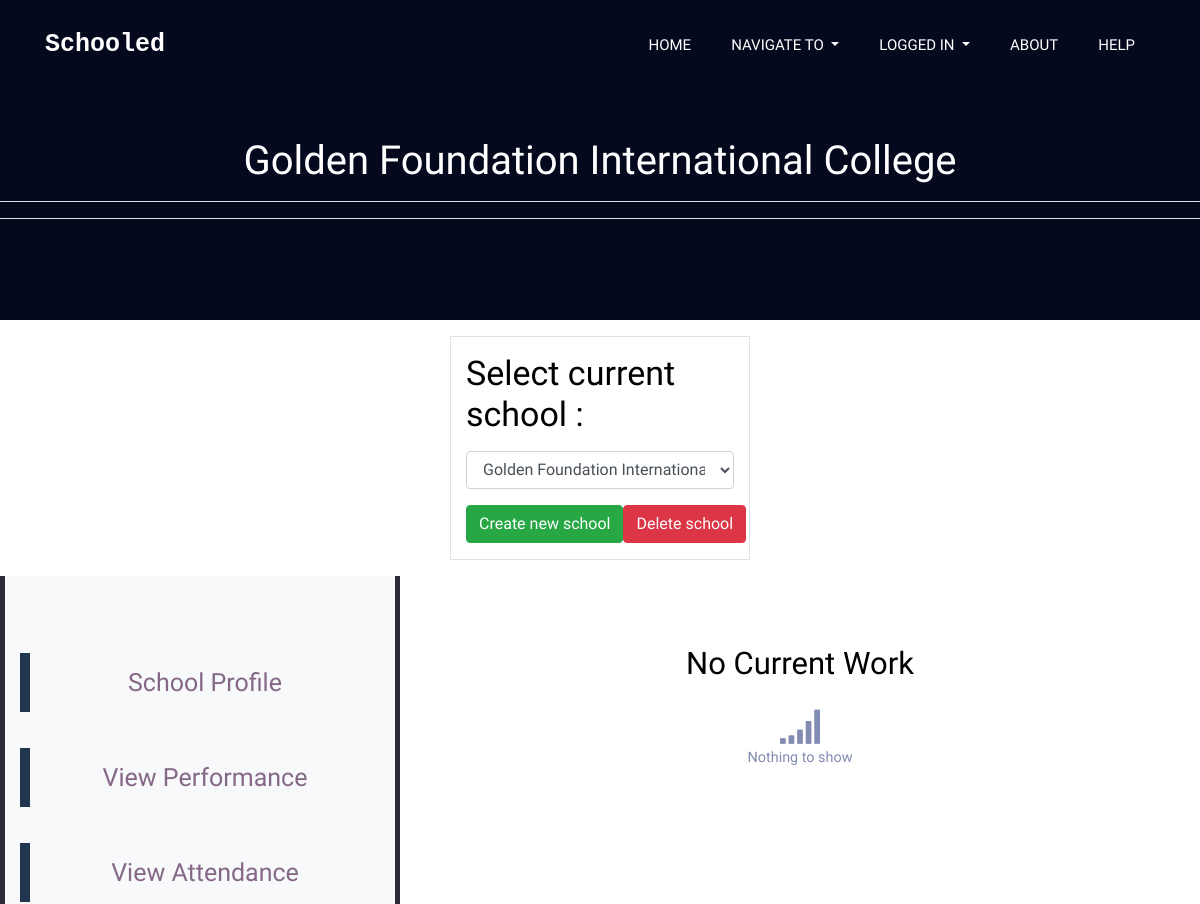
Before: /admins/ (signed in, upper part) with the older database file.
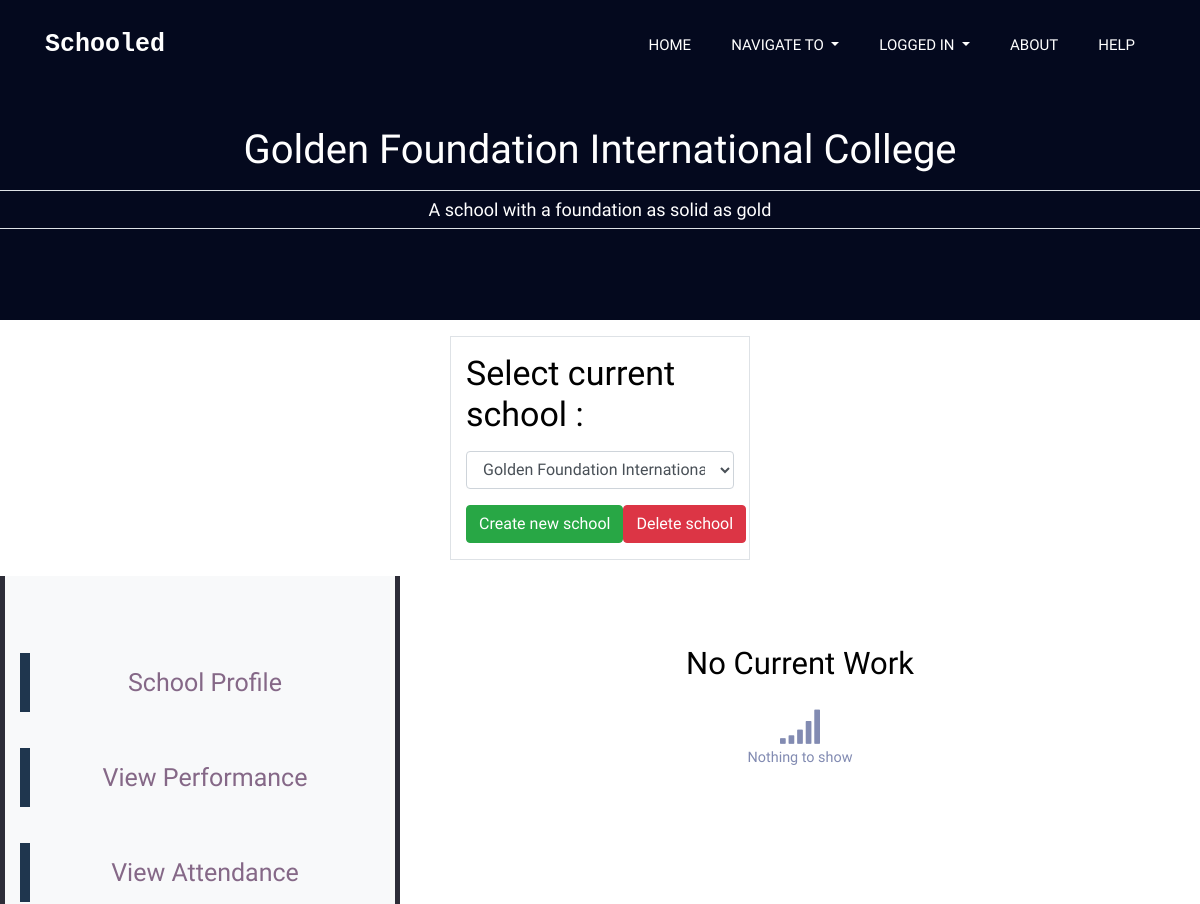
After: the same page with the newer database file.
### accounts/models.py (models this page shows, shortened)
class User(AbstractUser):
	level_choices= (
		('Admin','Admin'),
		('Teacher','Teacher'),
		('Parent','Parent'),
	)
	level = models.CharField(max_length=20, choices = level_choices)
	profile_picture = models.ImageField(default='default.jpg', upload_to = 'Profile_Pictures')

### admins/models.py (models this page shows, shortened)
class BasicInfo(models.Model):
	address = models.CharField(max_length=100,null=True)
	phone_no= models.CharField(max_length=100, null =True)
	created_at = models.DateField(auto_now_add=True)
	update_at = models.DateField(auto_now=True)
	class Meta:
		abstract = True

class Admin(BasicInfo):
	user = models.OneToOneField(get_user_model(),on_delete=models.CASCADE)

class School(models.Model):
	type_choices=(
		('Secondary School','Secondary School'),
		('Primary School','Primary School'),
		('Others','Others')
	)
	admin = models.ForeignKey(Admin,on_delete=models.CASCADE,related_name="schools")
	school_name =models.CharField(max_length=100,unique=True)
	school_address =models.CharField(max_length=100)
	type = models.CharField(max_length=30, choices = type_choices)
	approved = models.BooleanField()
	motto = models.TextField(blank = True, null = True)
	image= models.ImageField(default='default.jpg', upload_to = 'School_Pictures')
	school_email = models.EmailField()
	created_at = models.DateTimeField(auto_now_add=True)
	update_at = models.DateTimeField(auto_now=True)

### admins/views.py (the view)
# urls.py: path("",views.school_owner_home_page, name='admin_homepage'),
@view_for("admin")
def school_owner_home_page(request):
	user = request.user
	unread_msg_count = Messages.objects.filter(Q(conversation__reciever=user) | Q(conversation__sender=user.get_username()),message_read=False).exclude(sent_by=user.get_username()).count()
	schools = request.user.admin.schools.all()
	for school in schools:
		school.notif_count = School_activity_log.objects.filter(Class__school=school,viewed=False).count()
	sch_form = SchoolForm()
	if schools.exists():
		notif_count = schools[0].notif_count
	else:
		notif_count = 0
	new_user = request.session.get(user.username + "_new_user")
	if new_user:
		del request.session[user.username+"_new_user"]
	return render(request,"admins/school_owner_admin_page.html",{'user':request.user,"unread_msg_count":unread_msg_count,"unviewed_notifications_count":notif_count,"schoolform":sch_form,"schools":schools,"new_user":new_user})

### admins/forms.py
class SchoolForm(ModelForm):
	class Meta:
		model = School
		fields = ('__all__')
		exclude= ('admin','image','created_at','update_at')
		textarea = widgets.Textarea(attrs={"rows":5})
		date = widgets.DateInput(attrs={"type":"date"},)
		widgets = {"created_at":date,"update_at":date,"motto":textarea,"school_Anthem":textarea,"vision":textarea,"mission":textarea,}

### tools.py (called while the page is built)
def view_for(type):
    def innerfunc(func):
        @wraps(func)
        def view(request,*args,**kwargs):
            if str(request.user.level).lower() == type.lower():
                return func(request,*args,**kwargs)
            else:
                raise PermissionDenied()
        return view
    return innerfunc

### admins/templates/admins/school_owner_admin_page.html (shortened to what this page needs)
<!DOCTYPE html>
<html lang="zxx" class="no-js">
{% load static %}
{% load crispy_forms_tags %}
<head>
    <link rel="stylesheet" href="https://cdnjs.cloudflare.com/ajax/libs/font-awesome/4.7.0/css/font-awesome.min.css">
    <link rel="stylesheet" href="{% static 'css/linearicons.css'%}" />
    <link rel="stylesheet" href="{% static 'css/bootstrap.min.css'%}" />
    <link rel="stylesheet" href="{% static 'css/style.css'%}">
</head>
<body>
    <div id="main-page-body">
        <header class="default-header" id="main-nav">
            <nav class="navbar navbar-expand-lg fixed-top navbar-light" style="background-color: #04091e;">
                <div class="container">
                    <a class="navbar-brand" href="{% url 'accounts:accounts_handler' %}">
                        <h3 class="brand-name">Schooled</h3>
                    </a>
                    <div class="collapse navbar-collapse justify-content-end align-items-center"
                        id="navbarSupportedContent" style="background-color: #04091e;">
                        <ul class="navbar-nav">
                            <li>
                                <div class="d-flex">
                                </div>
                            </li>
                            <li><a href="{% url 'homepage' %}">Home</a></li>
                            <li class="dropdown">
                                <a class="dropdown-toggle" href="#" data-toggle="dropdown">
                                    Navigate To
                                </a>
                            </li>
                            <li class="dropdown">
                                {% if user.is_authenticated %}
                                <a class="dropdown-toggle" href="#" data-toggle="dropdown">
                                    Logged In
                                </a>
                                {% endif %}
                            </li>
                            <li><a href="{% url 'accounts:about_page' %}">About</a></li>
                            <li><a href="javascript:void(0)" data-toggle="collapse" data-target="#navbarSupportedContent" onclick="toggleHelp(true)">Help</a></li>
                        </ul>
                    </div>
                </div>
            </nav>
        </header>
        {% block content %}
        <section class="home-banner-area">
            <div class="container-fluid">
                <div class="row">
                    <div class="main-header">
                        <div>
                            <h2 class="text-white text-center" id="school-banner">
                                {{user.admin.schools.first.school_name}}
                            </h2>
                            <h6 class="text-white py-2 mt-3 text-center border-top border-bottom"
                                id="school-motto-banner">{{user.admin.schools.first.motto}}</h6>
                        </div>
                    </div>
                </div>
            </div>
        </section>
        <section>
            <div class="container-fluid">
                <div class="row">
                    <div class="mx-auto py-3 my-3 col-12 col-sm-8 col-md-6 col-lg-4 col-xl-3 border">
                        <h3>
                            Select current school :
                        </h3>
                        <select class="form-control my-3" id="selected-school">
                            {% for school in schools %}
                            <option data-notif-count="{{school.notif_count}}" data-motto="{{school.motto}}"
                                value="{{school.pk}}">
                                {{school.school_name}}
                            </option>
                            {% endfor %}
                        </select>
                        <div class="d-flex mt-2">
                            <button class="btn btn-success mx-auto"
                                onclick="document.getElementById('body-row').style.display='none'; document.getElementById('new-sch-cont').style.display='flex';">
                                Create new school
                            </button>
                            <button class="btn btn-danger mx-auto" id="delete-school-btn">
                                Delete school
                            </button>
                        </div>
                    </div>
                </div>
                <div class="row" id="body-row">
                    <div class="col-12 col-sm-12 col-md-4 col-lg-4 bg-light thick-horizontal-border" id="admin-tools">
                        <ul class="block-list my-3">
                            <li data-history="view-school-profile" data-url="{% url 'school_profile' %}">School Profile
                            </li>
                            <li data-history="view-performance" data-url="{% url 'class_list' 'view_performance' %}">
                                View
                                Performance </li>
                            <li data-history="view-attendance" data-url="{% url 'class_list' 'view_attendance' %}">View
                                Attendance</li>
                        </ul>
                    </div>
                    <div class="col-12 col-sm-12 col-md-8 col-lg-8 py-3 d-flex flex-column">
                        <div class="d-flex flex-column" id="main">
                            <h4 class="text-center">No Current Work</h4>
                            <span class="fa fa-signal mx-auto text-center mt-3" style="font-size:40px;"></span><small
                                class="text-center">Nothing to show</small>
                        </div>
                    </div>
                </div>
            </div>
        </section>
        {% endblock %}
    </div>
</body>
</html>

### static/css/style.css (style rules this page uses)
.default-header { position: absolute; top: 0; left: 0; width: 100%; z-index: 9; }
.navbar { padding: 25px 15px; }
.navbar-nav li a { text-transform: uppercase; font-size: 15px; font-weight: 500; color: #fff; padding: 20px; }
.brand-name { color: white; font-family: courier; font-weight: 600; font-size: 25px; }
.text-white { color: #fff; }
body { font-family: 'Neuton', 'Times New Roman', Times, serif; font-size: large; color: #828bb2; font-weight: 300; }
h1, h2, h3, h4, h5, h6 { color: black; }
h2 { font-size: 40px; }
h3 { font-size: 34px; }
h4 { font-size: 31px; }
h6 { font-size: 18px; }
h1, h2, h3, h4, h5, h6 { line-height: 1.2em; }
h6, u { font-size: large; margin-bottom: 0; }
ol, ul { margin: 0; padding: 0; list-style: none; }
.main-header { display: flex; flex-direction: column; height: 320px; width: 100%; background-color: #04091e; }
.main-header div { margin-top: auto; margin-bottom: auto; }
.main-header div h2 { margin-top: 35px; }
.text-center { text-align: center; }
#main { padding: 0; }
@media screen and (min-width:768px) { #main { max-height: 80vh; overflow-y: auto; } }
@media screen and (min-width:768px) { .block-list { max-height: 700px; overflow-y: auto; } }
.thick-horizontal-border { border-left: 5px solid #2D2D38; border-right: 5px solid #2D2D38; }
.block-list li { border-left: 10px solid #1F364E; text-align: center; margin-top: 10%; font-size: 25px; padding: 3% 0; color: #856887; }

### admins/templates/admins/school_owner_admin_page.html (style rules this page uses)
@media screen and (min-width:768px) { #main { max-height: 90vh; overflow-y: auto; padding-top: 7%; width: 100%; } }
@media screen and (min-width:768px) { #main>* { max-width: 400px; width: 100%; margin-left: auto; margin-right: auto; } }
@media screen and (min-width:768px) { .block-list, #teacher-tools, #teacherProfile { max-height: 90vh; overflow-y: auto; padding-top: 7%; } }

Changed rows visible on the page:
changed User "Golden Foundation International College": admin.schools.first.motto (not shown) → "A school with a foundation as solid as gold"
